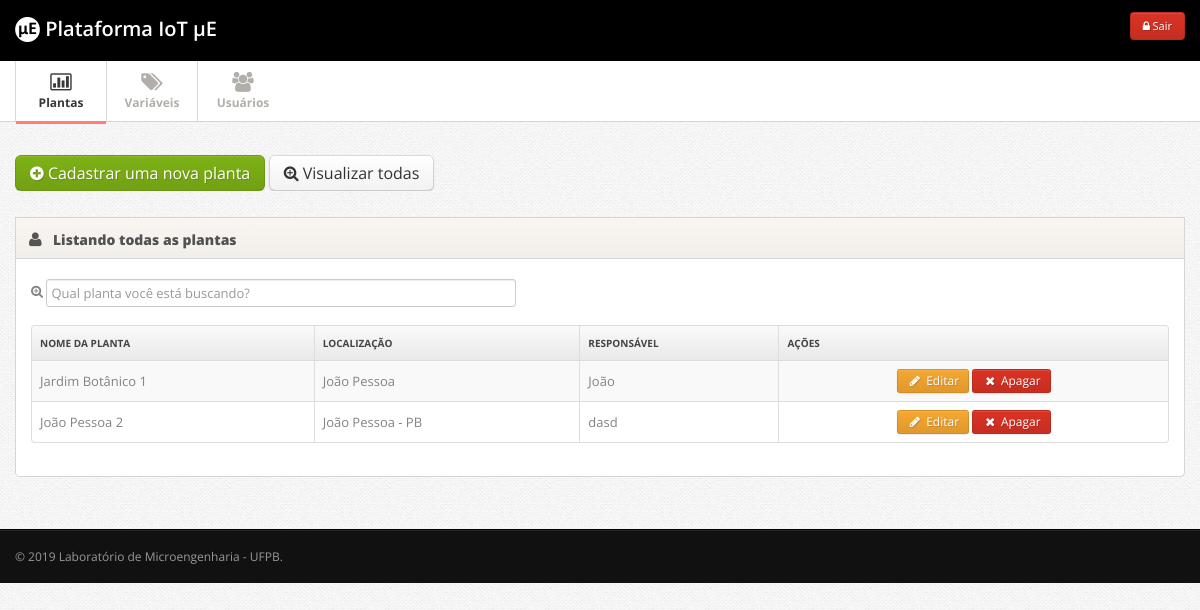
The page /admin/index.php?p=plantas_gerenciar (signed in) on the database as committed earlier.
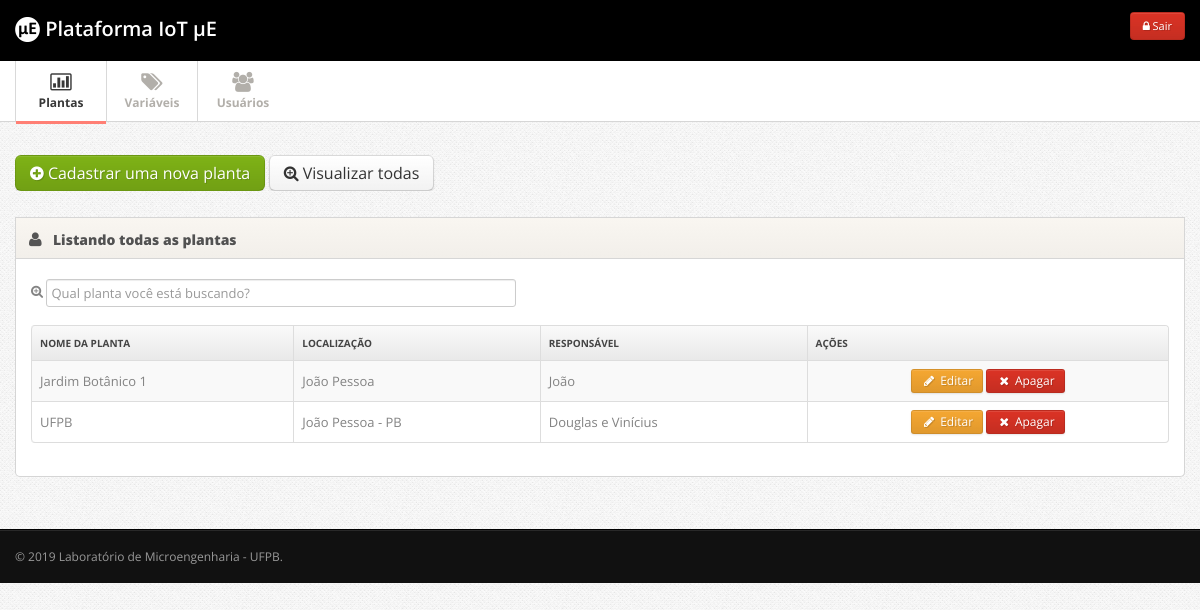
The same page on the database as committed later.
### tables this page shows
CREATE TABLE IF NOT EXISTS `plantas` (
  `id` int(11) NOT NULL AUTO_INCREMENT,
  `nome` varchar(200) NOT NULL,
  `localizacao` varchar(200) NOT NULL,
  `inicio_operacao` varchar(50) NOT NULL,
  `responsavel` varchar(200) NOT NULL,
  `imagem` varchar(200) NOT NULL,
  `codigo_google_maps` text NOT NULL,
  PRIMARY KEY (`id`)
);

### admin/plantas_gerenciar.php (the view, shortened to what this page needs)
<?php
if(isset($_GET['acao'])){
	$acao = $_GET['acao'];
} else{
	$acao = 'gerenciar';
}
if($acao == 'gerenciar'){
?>
	      <div class="row">
	      	<div class="span12">
            <div class="widget">
              <a href="javascript:void();" onclick="location.href='index.php?p=plantas_cadastrar';" class="btn btn-large btn-success btn-support-ask"><i class="icon-plus-sign"></i> Cadastrar uma nova planta</a>
              <a href="javascript:void();" onclick="location.href='index.php?p=plantas';" class="btn btn-large btn-support-ask"><i class="icon-zoom-in"></i> Visualizar todas</a>
            </div>
	      		<div class="widget">
					<div class="widget-header">
						<i class="icon-user"></i>
					<h3>Listando todas as plantas</h3>
					</div>
					<div class="widget-content">
            <div id="tabela_busca" class="form-horizontal">
            <fieldset>
            <div class="control-group">
              <i class="icon-zoom-in"></i> <input class="span5 m-wrap" id="appendedInputButton" type="text" placeholder="Qual planta você está buscando?">
            </div>
            </fieldset>
            </div>
            <table class="table table-striped table-bordered" id="tabela">
              <thead>
                <tr>
                  <th> Nome da planta </th>
                  <th> Localização</th>
                  <th> Responsável</th>
                  <th class="td-actions"> Ações </th>
                </tr>
              </thead>
              <tbody>
              <?php
              $result_usuarios = "SELECT * FROM plantas ORDER BY nome ASC";
          		$resultado_usuarios = mysqli_query($conn, $result_usuarios);
              while($resultado = mysqli_fetch_array($resultado_usuarios)){
          		if(isset($resultado)){
                $id = $resultado['id'];
                $nome = $resultado['nome'];
                $localizacao = $resultado['localizacao'];
                $responsavel = $resultado['responsavel'];
              }
              ?>
              <tr>
                <td><?php echo $nome; ?></td>
                <td><?php echo $localizacao; ?></td>
                <td><?php echo $responsavel; ?></td>
                <td class="td-actions">
                <center>
									<a href="index.php?p=plantas_gerenciar&acao=editar&id=<?php echo $id; ?>" class="btn btn-warning btn-small"><i class="btn-icon-only icon-pencil"> </i> Editar</a>
                  <a href="index.php?p=plantas_gerenciar&acao=apagar&id=<?php echo $id; ?>" class="btn btn-danger btn-small"><i class="btn-icon-only icon-remove"> </i> Apagar</a>
                </center>
                </td>
              </tr>
							<?php
              }
              ?>
              </tbody>
            </table>
					</div>
				</div>
		    </div>
	      </div>
<?php
} elseif ($acao == 'apagar') {
	if(isset($_GET['id'])){
		apagarPlanta($_GET['id']);
	}
}
?>

Rows that differ between the two databases and show on the page:
changed plantas "João Pessoa - PB": nome "João Pessoa 2" → "UFPB"; responsavel "dasd" → "Douglas e Vinícius"
